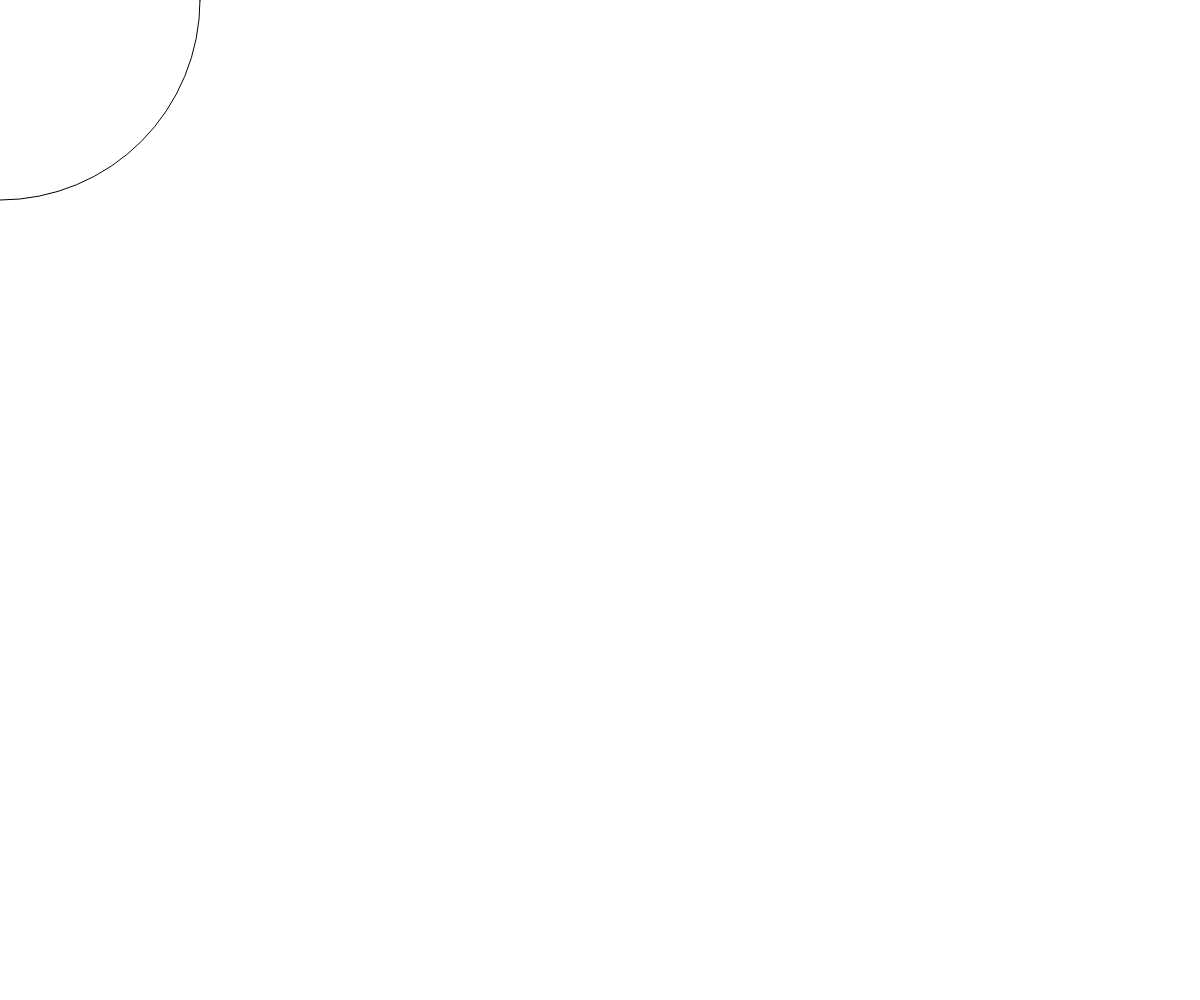
Frame 1 (no input)
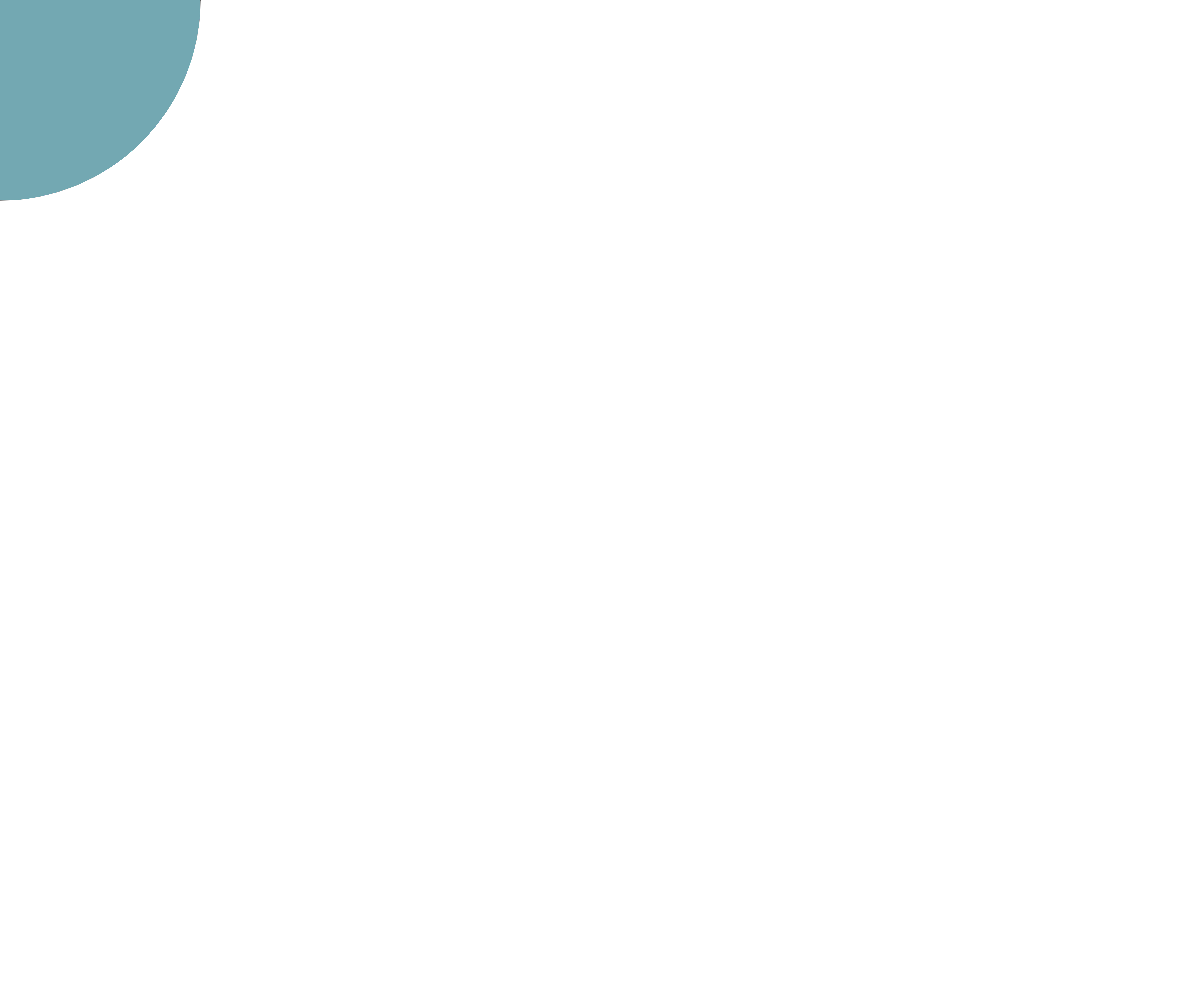
Frame 60 (no input)
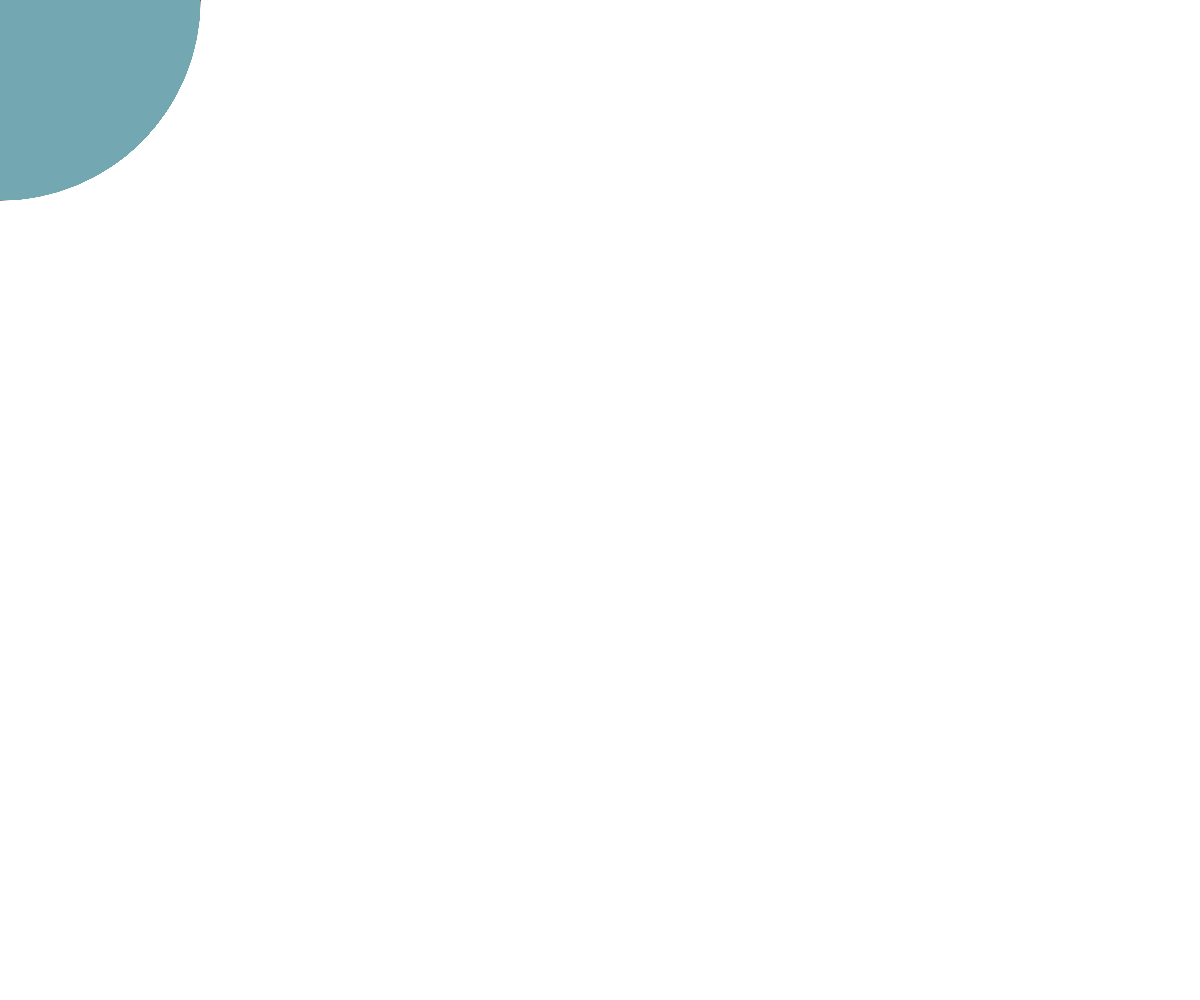
Frame 120 (the mouse pressed at the canvas centre since frame 60)

The p5.js sketch that drew these frames (run headless with seeded random() and noise() and a simulated clock; from frame 60 on, the mouse is pressed at the canvas centre):

// p5.js sketch
// ── sketch.js

function setup() {
    createCanvas(windowWidth, windowHeight);
    //add code!
}

function draw() {
    
    circle(mouseX,mouseY,400);
    fill("#73a8b2");
    noStroke();

    if(mouseIsPressed){
        fill("white");
        
    }


}
